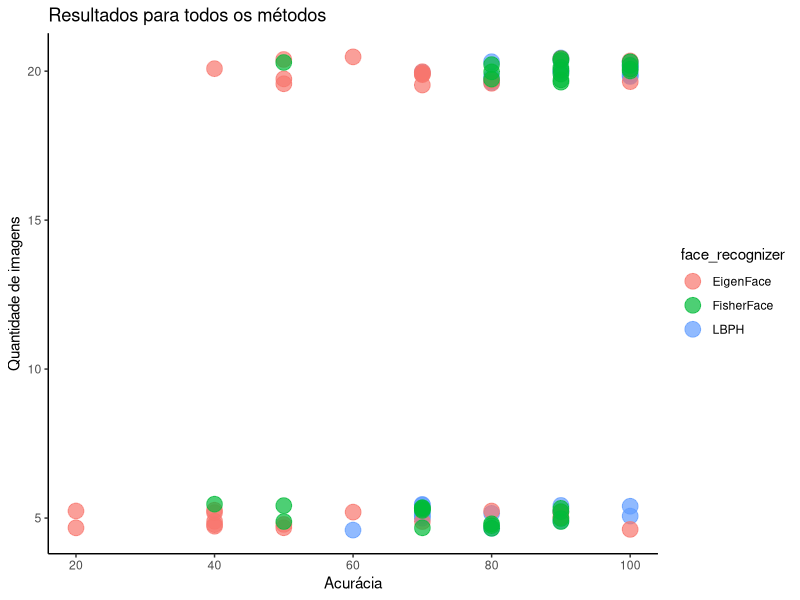
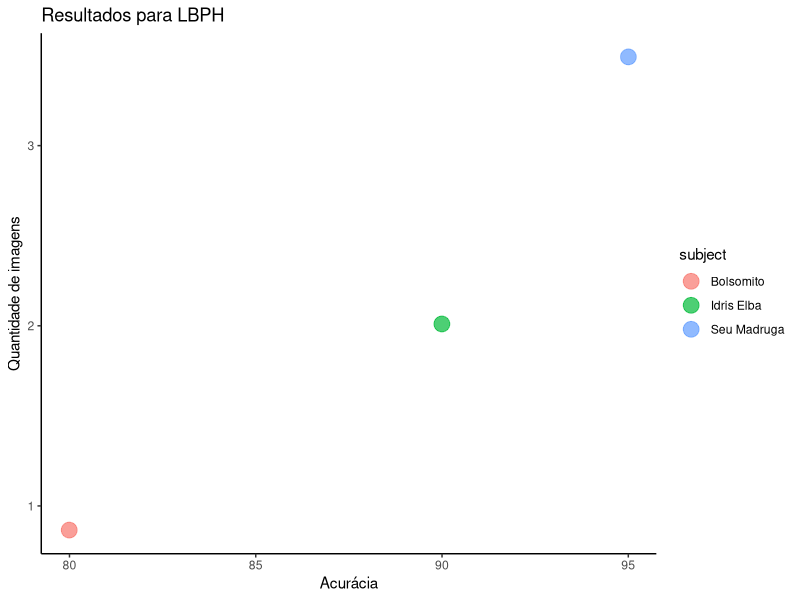
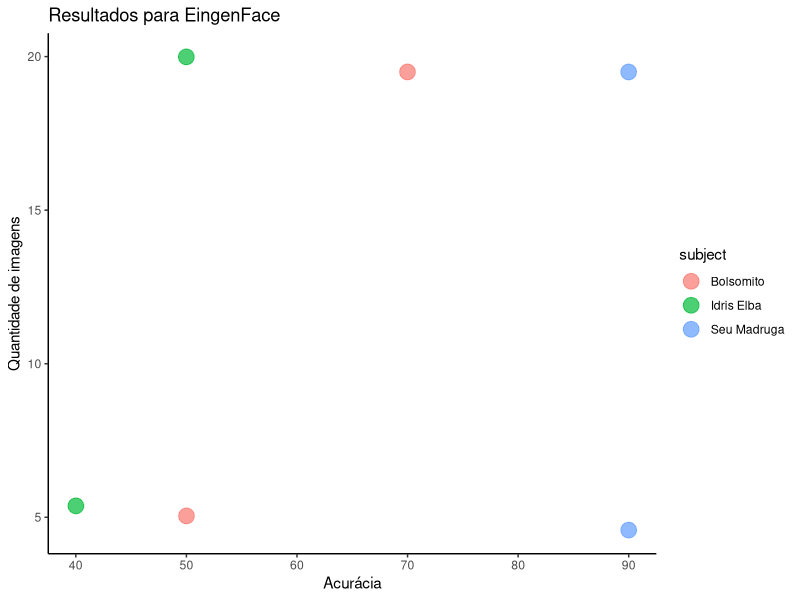
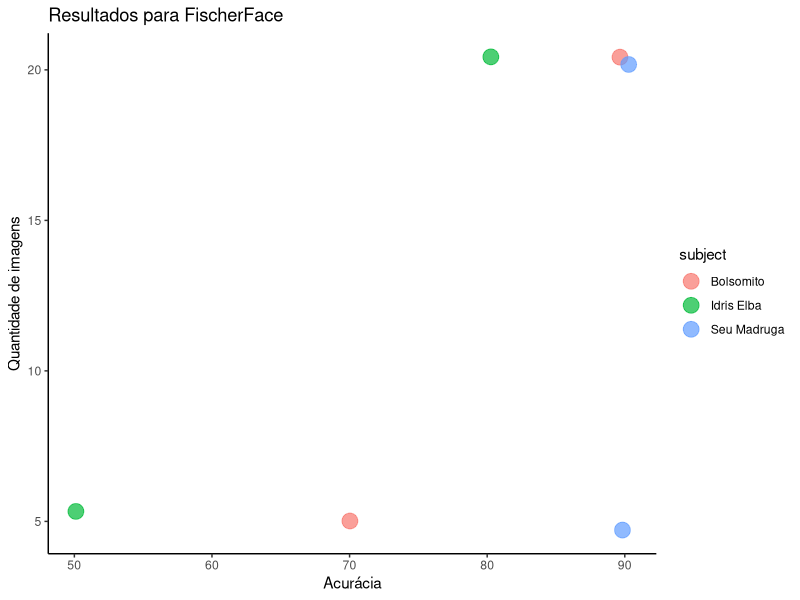
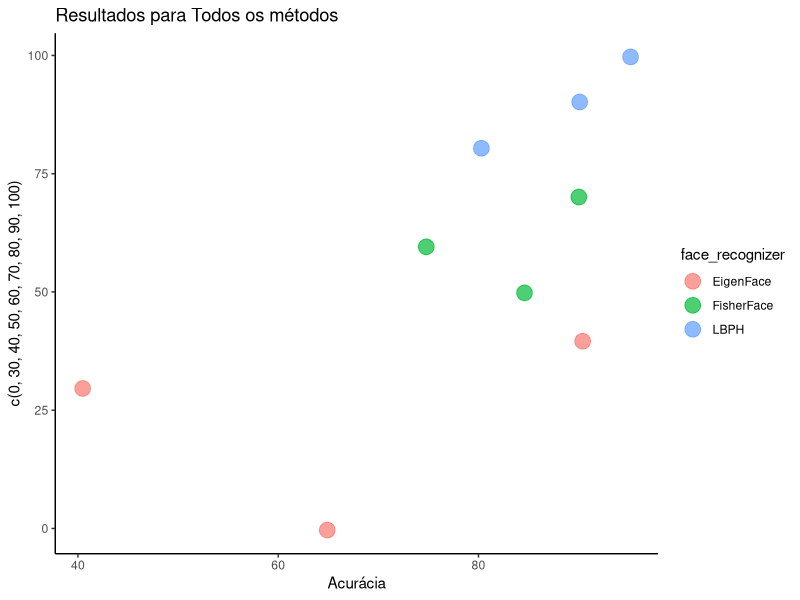
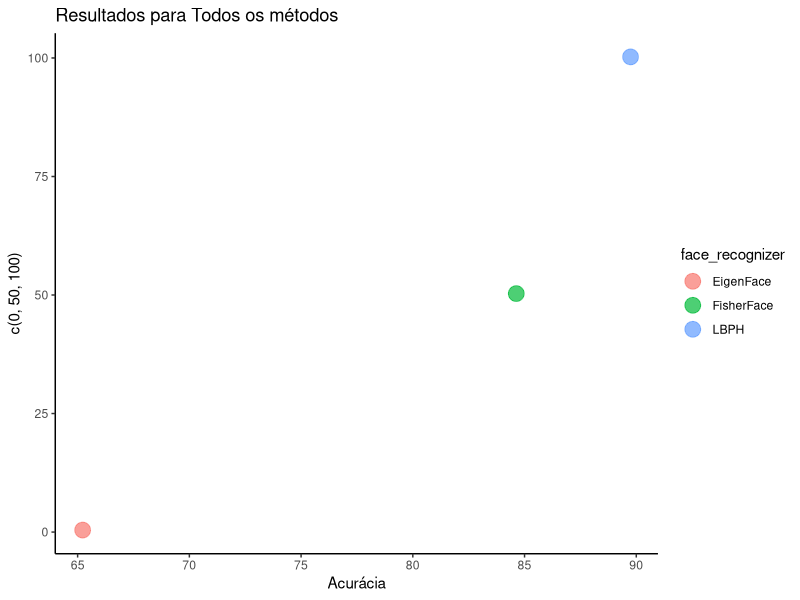

The R source for these figures, in order:
## ---- chunk 1
require(ggplot2, quietly = TRUE)
require(dplyr, quietly = TRUE)
require(tidyr)
require(reshape2, quietly = TRUE)
library(knitr, quietly = TRUE)
library(reshape2, quietly = TRUE)

## ---- chunk 2
file = read.csv("results.csv", stringsAsFactors = TRUE, encoding='UTF-8', sep = ";")

ggplot(data = file, aes(y = quant_training_images, x = accuracy, color = face_recognizer)) +
  geom_point(size = 5, position=position_jitter(h=0.5, w=0.01), alpha = 0.7) + 
  ggtitle("Resultados para todos os métodos") + 
  xlab("Acurácia") + 
  ylab("Quantidade de imagens") +
  theme(axis.line = element_line(colour = "black"),
    panel.background = element_blank())

lbph = file %>% filter(face_recognizer=="LBPH") %>% 
  group_by(face_recognizer, subject, quant_training_images) %>%
  summarise(accuracy = median(accuracy))

lbph_p = file %>% filter(face_recognizer=="LBPH") %>% 
  group_by(face_recognizer, subject) %>%
  summarise(accuracy = median(accuracy))

x = ggplot(data = lbph_p, aes(y = 1:3, x = accuracy, color = subject)) +
  geom_point(size = 5, position=position_jitter(h=0.5, w=0.01), alpha = 0.7) + 
  ggtitle("Resultados para LBPH") + 
  xlab("Acurácia") + 
  ylab("Quantidade de imagens") +
  theme(axis.line = element_line(colour = "black"),
    panel.background = element_blank())
x

eingen = file %>% filter(face_recognizer=="EigenFace") %>% 
  group_by(face_recognizer, subject, quant_training_images) %>%
  summarise(accuracy = median(accuracy))

eingen_p = file %>% filter(face_recognizer=="EigenFace") %>% 
  group_by(face_recognizer, subject) %>%
  summarise(accuracy = median(accuracy))

y = ggplot(data = eingen, aes(y = quant_training_images, x = accuracy, color = subject)) +
  geom_point(size = 5, position=position_jitter(h=0.5, w=0.01), alpha = 0.7) + 
  ggtitle("Resultados para EingenFace") + 
  xlab("Acurácia") + 
  ylab("Quantidade de imagens") +
  theme(axis.line = element_line(colour = "black"),
    panel.background = element_blank())
y

fisher = file %>% filter(face_recognizer=="FisherFace") %>% 
  group_by(face_recognizer, subject, quant_training_images) %>%
  summarise(accuracy = median(accuracy))

fisher_p = file %>% filter(face_recognizer=="FisherFace") %>% 
  group_by(face_recognizer, subject) %>%
  summarise(accuracy = median(accuracy))

z = ggplot(data = fisher, aes(y = quant_training_images, x = accuracy, color = subject)) +
  geom_point(size = 5, position=position_jitter(h=0.5, w=0.5), alpha = 0.7) + 
  ggtitle("Resultados para FischerFace") + 
  xlab("Acurácia") + 
  ylab("Quantidade de imagens") +
  theme(axis.line = element_line(colour = "black"),
    panel.background = element_blank())

z

df = merge(fisher_p, eingen_p, all=TRUE)

df = merge(df, lbph_p, all=TRUE)

ggplot(data = df, aes(y = c(0, 30, 40, 50, 60, 70, 80, 90, 100), 
                      x = accuracy, color = face_recognizer)) +
  geom_point(size = 5, position=position_jitter(h=0.5, w=0.5), alpha = 0.7) + 
  ggtitle("Resultados para Todos os métodos") + 
  xlab("Acurácia") + 
  theme(axis.line = element_line(colour = "black"),
    panel.background = element_blank())

xxx = df %>%  group_by(face_recognizer) %>%
  summarise(accuracy = median(accuracy))

ggplot(data = xxx, aes(y = c(0, 50, 100), 
                      x = accuracy, color = face_recognizer)) +
  geom_point(size = 5, position=position_jitter(h=0.5, w=0.5), alpha = 0.7) + 
  ggtitle("Resultados para Todos os métodos") + 
  xlab("Acurácia") + 
  theme(axis.line = element_line(colour = "black"),
    panel.background = element_blank())
